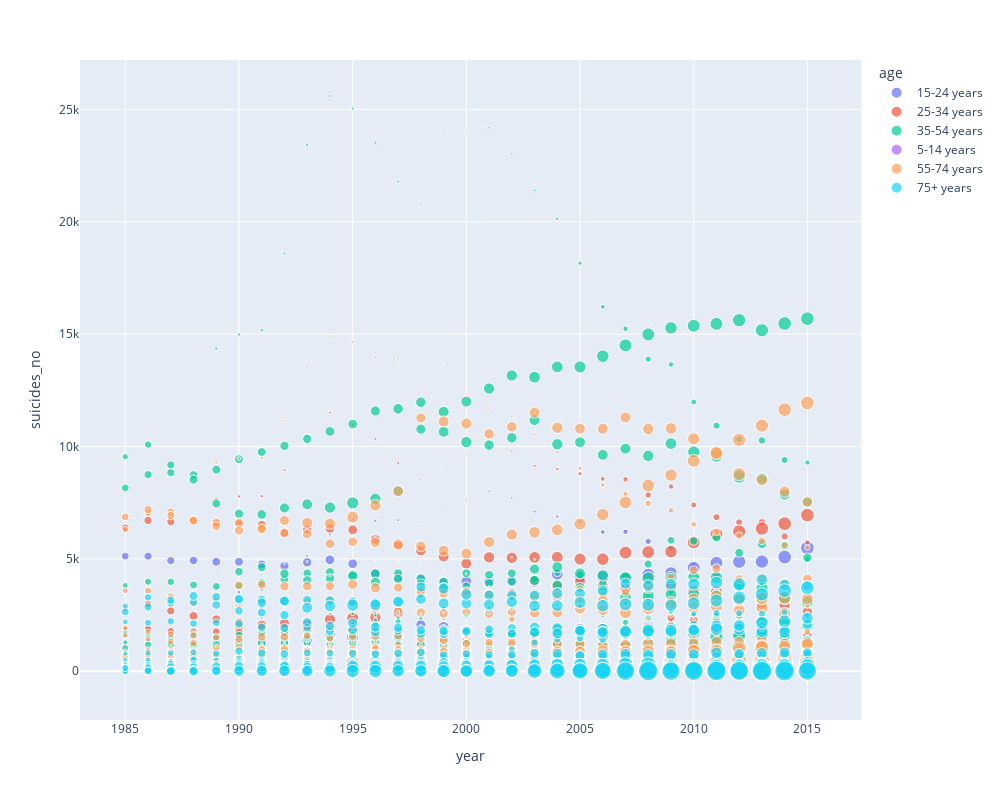

Source (notebook cell):
### Code cell
fig = px.scatter(agg_data_world[agg_data_world.year < 2016], x="year", y="suicides_no", size="gdp_per_capita ($)", color="age",
                hover_name="age", width=1000, height=800)
fig.show()

### Figure 1 — Plotly figure (JSON) as saved in the notebook; plotly's stock layout.template omitted (floating-point values rounded to 4 significant figures; data arrays with more than 128 entries replaced by an {"elided": "..."} marker saying what was removed)
{"data": [{"hovertemplate": "<b>%{hovertext}</b><br><br>age=15-24 years<br>year=%{x}<br>suicides_no=%{y}<br>gdp_per_capita ($)=%{marker.size}<extra></extra>", "hovertext": {"elided": "2303 str values"}, "legendgroup": "15-24 years", "marker": {"color": "#636efa", "size": {"elided": "2303 int values"}, "sizemode": "area", "sizeref": 315.9, "symbol": "circle"}, "mode": "markers", "name": "15-24 years", "showlegend": true, "type": "scattergl", "x": {"elided": "2303 int values"}, "xaxis": "x", "y": {"elided": "2303 int values"}, "yaxis": "y"}, {"hovertemplate": "<b>%{hovertext}</b><br><br>age=25-34 years<br>year=%{x}<br>suicides_no=%{y}<br>gdp_per_capita ($)=%{marker.size}<extra></extra>", "hovertext": {"elided": "2303 str values"}, "legendgroup": "25-34 years", "marker": {"color": "#EF553B", "size": {"elided": "2303 int values"}, "sizemode": "area", "sizeref": 315.9, "symbol": "circle"}, "mode": "markers", "name": "25-34 years", "showlegend": true, "type": "scattergl", "x": {"elided": "2303 int values"}, "xaxis": "x", "y": {"elided": "2303 int values"}, "yaxis": "y"}, {"hovertemplate": "<b>%{hovertext}</b><br><br>age=35-54 years<br>year=%{x}<br>suicides_no=%{y}<br>gdp_per_capita ($)=%{marker.size}<extra></extra>", "hovertext": {"elided": "2303 str values"}, "legendgroup": "35-54 years", "marker": {"color": "#00cc96", "size": {"elided": "2303 int values"}, "sizemode": "area", "sizeref": 315.9, "symbol": "circle"}, "mode": "markers", "name": "35-54 years", "showlegend": true, "type": "scattergl", "x": {"elided": "2303 int values"}, "xaxis": "x", "y": {"elided": "2303 int values"}, "yaxis": "y"}, {"hovertemplate": "<b>%{hovertext}</b><br><br>age=5-14 years<br>year=%{x}<br>suicides_no=%{y}<br>gdp_per_capita ($)=%{marker.size}<extra></extra>", "hovertext": {"elided": "2303 str values"}, "legendgroup": "5-14 years", "marker": {"color": "#ab63fa", "size": {"elided": "2303 int values"}, "sizemode": "area", "sizeref": 315.9, "symbol": "circle"}, "mode": "markers", "name": "5-14 years", "showlegend": true, "type": "scattergl", "x": {"elided": "2303 int values"}, "xaxis": "x", "y": {"elided": "2303 int values"}, "yaxis": "y"}, {"hovertemplate": "<b>%{hovertext}</b><br><br>age=55-74 years<br>year=%{x}<br>suicides_no=%{y}<br>gdp_per_capita ($)=%{marker.size}<extra></extra>", "hovertext": {"elided": "2303 str values"}, "legendgroup": "55-74 years", "marker": {"color": "#FFA15A", "size": {"elided": "2303 int values"}, "sizemode": "area", "sizeref": 315.9, "symbol": "circle"}, "mode": "markers", "name": "55-74 years", "showlegend": true, "type": "scattergl", "x": {"elided": "2303 int values"}, "xaxis": "x", "y": {"elided": "2303 int values"}, "yaxis": "y"}, {"hovertemplate": "<b>%{hovertext}</b><br><br>age=75+ years<br>year=%{x}<br>suicides_no=%{y}<br>gdp_per_capita ($)=%{marker.size}<extra></extra>", "hovertext": {"elided": "2303 str values"}, "legendgroup": "75+ years", "marker": {"color": "#19d3f3", "size": {"elided": "2303 int values"}, "sizemode": "area", "sizeref": 315.9, "symbol": "circle"}, "mode": "markers", "name": "75+ years", "showlegend": true, "type": "scattergl", "x": {"elided": "2303 int values"}, "xaxis": "x", "y": {"elided": "2303 int values"}, "yaxis": "y"}], "layout": {"height": 800, "legend": {"itemsizing": "constant", "title": {"text": "age"}, "tracegroupgap": 0}, "margin": {"t": 60}, "width": 1000, "xaxis": {"anchor": "y", "domain": [0, 1], "title": {"text": "year"}}, "yaxis": {"anchor": "x", "domain": [0, 1], "title": {"text": "suicides_no"}}}}
